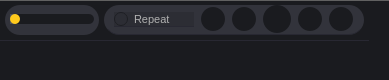
        <widget class="QFrame" name="statusBar">
         <property name="minimumSize">
          <size>
           <width>0</width>
           <height>80</height>
          </size>
         </property>
         <property name="maximumSize">
          <size>
           <width>16777215</width>
           <height>80</height>
          </size>
         </property>
         <property name="styleSheet">
          <string notr="true">border: none;
border-top: 1px solid rgb(97, 97, 97);
background-color: rgb(26, 27, 31)</string>
         </property>
         <property name="frameShape">
          <enum>QFrame::StyledPanel</enum>
         </property>
         <property name="frameShadow">
          <enum>QFrame::Raised</enum>
         </property>
         <layout class="QVBoxLayout" name="verticalLayout_4">
          <property name="spacing">
           <number>0</number>
          </property>
          <property name="leftMargin">
           <number>0</number>
          </property>
          <property name="topMargin">
           <number>0</number>
          </property>
          <property name="rightMargin">
           <number>20</number>
          </property>
          <property name="bottomMargin">
           <number>0</number>
          </property>
          <item>
           <widget class="QFrame" name="playActions">
            <property name="minimumSize">
             <size>
              <width>0</width>
              <height>40</height>
             </size>
            </property>
            <property name="maximumSize">
             <size>
              <width>16777215</width>
              <height>40</height>
             </size>
            </property>
            <property name="styleSheet">
             <string notr="true">border: none;
border-bottom: 1px solid rgb(40, 40, 50);</string>
            </property>
            <property name="frameShape">
             <enum>QFrame::StyledPanel</enum>
            </property>
            <property name="frameShadow">
             <enum>QFrame::Raised</enum>
            </property>
            <layout class="QHBoxLayout" name="horizontalLayout_4">
             <property name="spacing">
              <number>5</number>
             </property>
             <property name="leftMargin">
              <number>5</number>
             </property>
             <property name="topMargin">
              <number>0</number>
             </property>
             <property name="rightMargin">
              <number>5</number>
             </property>
             <property name="bottomMargin">
              <number>0</number>
             </property>
             <item>
              <widget class="QFrame" name="frame_4">
               <property name="minimumSize">
                <size>
                 <width>0</width>
                 <height>30</height>
                </size>
               </property>
               <property name="maximumSize">
                <size>
                 <width>16777215</width>
                 <height>30</height>
                </size>
               </property>
               <property name="styleSheet">
                <string notr="true">background-color: rgb(50, 51, 59);
border: none;
border-radius: 15;</string>
               </property>
               <property name="frameShape">
                <enum>QFrame::StyledPanel</enum>
               </property>
               <property name="frameShadow">
                <enum>QFrame::Raised</enum>
               </property>
               <layout class="QHBoxLayout" name="horizontalLayout_6">
                <property name="spacing">
                 <number>0</number>
                </property>
                <property name="leftMargin">
                 <number>5</number>
                </property>
                <property name="topMargin">
                 <number>0</number>
                </property>
                <property name="rightMargin">
                 <number>5</number>
                </property>
                <property name="bottomMargin">
                 <number>0</number>
                </property>
                <item>
                 <widget class="QSlider" name="progress">
                  <property name="font">
                   <font>
                    <bold>false</bold>
                   </font>
                  </property>
                  <property name="styleSheet">
                   <string notr="true">QSlider {
	background-color: rgb(50, 51, 59);
	border: none;
}

QSlider::groove {
	height: 10px;
	border-radius: 5px;
	background-color: rgb(26, 27, 31);
}

QSlider::handle:horizontal {
	background-color: rgb(255, 202, 29);
	border-radius: 5px;
	width: 10px;
	height: 10px;
}

QSlider::sub-page {
	border-radius: 5px;
	background-color: rgb(76, 78, 90);
}
</string>
                  </property>
                  <property name="maximum">
                   <number>0</number>
                  </property>
                  <property name="orientation">
                   <enum>Qt::Horizontal</enum>
                  </property>
                  <property name="invertedAppearance">
                   <bool>false</bool>
                  </property>
                  <property name="invertedControls">
                   <bool>false</bool>
                  </property>
                  <property name="tickPosition">
                   <enum>QSlider::NoTicks</enum>
                  </property>
                 </widget>
                </item>
               </layout>
              </widget>
             </item>
             <item>
              <widget class="QFrame" name="frame">
               <property name="minimumSize">
                <size>
                 <width>260</width>
                 <height>30</height>
                </size>
               </property>
               <property name="maximumSize">
                <size>
                 <width>260</width>
                 <height>30</height>
                </size>
               </property>
               <property name="styleSheet">
                <string notr="true">background-color: rgb(50, 51, 59);
border-radius: 15;</string>
               </property>
               <property name="frameShape">
                <enum>QFrame::StyledPanel</enum>
               </property>
               <property name="frameShadow">
                <enum>QFrame::Raised</enum>
               </property>
               <layout class="QHBoxLayout" name="horizontalLayout_5">
                <property name="spacing">
                 <number>0</number>
                </property>
                <property name="leftMargin">
                 <number>3</number>
                </property>
                <property name="topMargin">
                 <number>0</number>
                </property>
                <property name="rightMargin">
                 <number>3</number>
                </property>
                <property name="bottomMargin">
                 <number>0</number>
                </property>
                <item>
                 <widget class="QRadioButton" name="repeater">
                  <property name="minimumSize">
                   <size>
                    <width>80</width>
                    <height>0</height>
                   </size>
                  </property>
                  <property name="maximumSize">
                   <size>
                    <width>80</width>
                    <height>16777215</height>
                   </size>
                  </property>
                  <property name="font">
                   <font>
                    <pointsize>8</pointsize>
                   </font>
                  </property>
                  <property name="styleSheet">
                   <string notr="true">color: rgb(176, 176, 176);
background-color: rgb(44, 45, 52);
border-radius: 15px;</string>
                  </property>
                  <property name="text">
                   <string>Repeat</string>
                  </property>
                  <property name="icon">
                   <iconset resource="../resources.qrc">
                    <normaloff>:/icons/assets/repeat.svg</normaloff>:/icons/assets/repeat.svg</iconset>
                  </property>
                 </widget>
                </item>
                <item>
                 <widget class="QPushButton" name="backward">
                  <property name="minimumSize">
                   <size>
                    <width>24</width>
                    <height>24</height>
                   </size>
                  </property>
                  <property name="maximumSize">
                   <size>
                    <width>24</width>
                    <height>24</height>
                   </size>
                  </property>
                  <property name="styleSheet">
                   <string notr="true">QPushButton {
	border: none;
	background-color: rgb(26, 27, 31);
	border-radius: 12px;
}

QPushButton:hover {
	background-color: rgb(45, 47, 54);
}

QPushButton:pressed {
	background-color: rgb(0, 0, 0);
}</string>
                  </property>
                  <property name="text">
                   <string/>
                  </property>
                  <property name="icon">
                   <iconset resource="../resources.qrc">
                    <normaloff>:/icons/assets/backward.svg</normaloff>:/icons/assets/backward.svg</iconset>
                  </property>
                  <property name="iconSize">
                   <size>
                    <width>20</width>
                    <height>20</height>
                   </size>
                  </property>
                 </widget>
                </item>
                <item>
                 <widget class="QPushButton" name="prev">
                  <property name="minimumSize">
                   <size>
                    <width>24</width>
                    <height>24</height>
                   </size>
                  </property>
                  <property name="maximumSize">
                   <size>
                    <width>24</width>
                    <height>24</height>
                   </size>
                  </property>
                  <property name="styleSheet">
                   <string notr="true">QPushButton {
	border: none;
	background-color: rgb(26, 27, 31);
	border-radius: 12px;
}

QPushButton:hover {
	background-color: rgb(45, 47, 54);
}

QPushButton:pressed {
	background-color: rgb(0, 0, 0);
}</string>
                  </property>
                  <property name="text">
                   <string/>
                  </property>
                  <property name="icon">
                   <iconset resource="../resources.qrc">
                    <normaloff>:/icons/assets/prev.svg</normaloff>:/icons/assets/prev.svg</iconset>
                  </property>
                  <property name="iconSize">
                   <size>
                    <width>16</width>
                    <height>16</height>
                   </size>
                  </property>
                 </widget>
                </item>
                <item>
                 <widget class="QPushButton" name="playPause">
                  <property name="minimumSize">
                   <size>
                    <width>28</width>
                    <height>28</height>
                   </size>
                  </property>
                  <property name="maximumSize">
                   <size>
                    <width>28</width>
                    <height>28</height>
                   </size>
                  </property>
                  <property name="styleSheet">
                   <string notr="true">QPushButton {
	border: none;
	background-color: rgb(26, 27, 31);
	border-radius: 14px;
}

QPushButton:hover {
	background-color: rgb(45, 47, 54);
}

QPushButton:pressed {
	background-color: rgb(0, 0, 0);
}</string>
                  </property>
                  <property name="text">
                   <string/>
                  </property>
                  <property name="icon">
                   <iconset resource="../resources.qrc">
                    <normaloff>:/icons/assets/play.svg</normaloff>:/icons/assets/play.svg</iconset>
                  </property>
                  <property name="iconSize">
                   <size>
                    <width>24</width>
                    <height>24</height>
                   </size>
                  </property>
                 </widget>
                </item>
                <item>
                 <widget class="QPushButton" name="next">
                  <property name="minimumSize">
                   <size>
                    <width>24</width>
                    <height>24</height>
                   </size>
                  </property>
                  <property name="maximumSize">
                   <size>
                    <width>24</width>
                    <height>24</height>
                   </size>
                  </property>
                  <property name="styleSheet">
                   <string notr="true">QPushButton {
	border: none;
	background-color: rgb(26, 27, 31);
	border-radius: 12px;
}

QPushButton:hover {
	background-color: rgb(45, 47, 54);
}

QPushButton:pressed {
	background-color: rgb(0, 0, 0);
}</string>
                  </property>
                  <property name="text">
                   <string/>
                  </property>
                  <property name="icon">
                   <iconset resource="../resources.qrc">
                    <normaloff>:/icons/assets/next.svg</normaloff>:/icons/assets/next.svg</iconset>
                  </property>
                  <property name="iconSize">
                   <size>
                    <width>25</width>
                    <height>25</height>
                   </size>
                  </property>
                 </widget>
                </item>
                <item>
                 <widget class="QPushButton" name="forward">
                  <property name="minimumSize">
                   <size>
                    <width>24</width>
                    <height>24</height>
                   </size>
                  </property>
                  <property name="maximumSize">
                   <size>
                    <width>24</width>
                    <height>24</height>
                   </size>
                  </property>
                  <property name="styleSheet">
                   <string notr="true">QPushButton {
	border: none;
	background-color: rgb(26, 27, 31);
	border-radius: 12px;
}

QPushButton:hover {
	background-color: rgb(45, 47, 54);
}

QPushButton:pressed {
	background-color: rgb(0, 0, 0);
}</string>
                  </property>
                  <property name="text">
                   <string/>
                  </property>
                  <property name="icon">
                   <iconset resource="../resources.qrc">
                    <normaloff>:/icons/assets/forwad.svg</normaloff>:/icons/assets/forwad.svg</iconset>
                  </property>
                  <property name="iconSize">
                   <size>
                    <width>20</width>
                    <height>20</height>
                   </size>
                  </property>
                 </widget>
                </item>
               </layout>
              </widget>
             </item>
            </layout>
           </widget>
          </item>
          <item>
           <widget class="QFrame" name="statusFrame">
            <property name="styleSheet">
             <string notr="true">border: none;</string>
            </property>
            <property name="frameShape">
             <enum>QFrame::StyledPanel</enum>
            </property>
            <property name="frameShadow">
             <enum>QFrame::Raised</enum>
            </property>
            <layout class="QHBoxLayout" name="horizontalLayout_3">
             <property name="spacing">
              <number>0</number>
             </property>
             <property name="leftMargin">
              <number>0</number>
             </property>
             <property name="topMargin">
              <number>0</number>
             </property>
             <property name="rightMargin">
              <number>0</number>
             </property>
             <property name="bottomMargin">
              <number>0</number>
             </property>
             <item>
              <widget class="QLabel" name="running">
               <property name="minimumSize">
                <size>
                 <width>0</width>
                 <height>40</height>
                </size>
               </property>
               <property name="maximumSize">
                <size>
                 <width>16777215</width>
                 <height>40</height>
                </size>
               </property>
               <property name="styleSheet">
                <string notr="true">font-weight: bold;
font-size: 13px;
color: rgb(255, 206, 29);
background-color: rgb(26, 27, 31);
padding-left: 10px;</string>
               </property>
               <property name="text">
                <string/>
               </property>
              </widget>
             </item>
             <item alignment="Qt::AlignRight">
              <widget class="QLabel" name="duration">
               <property name="maximumSize">
                <size>
                 <width>100</width>
                 <height>16777215</height>
                </size>
               </property>
               <property name="font">
                <font>
                 <pointsize>10</pointsize>
                 <bold>true</bold>
                </font>
               </property>
               <property name="styleSheet">
                <string notr="true">color: rgb(216, 165, 5);
border: none;
padding-right: 10px;</string>
               </property>
               <property name="text">
                <string/>
               </property>
              </widget>
             </item>
            </layout>
           </widget>
          </item>
         </layout>
        </widget>
